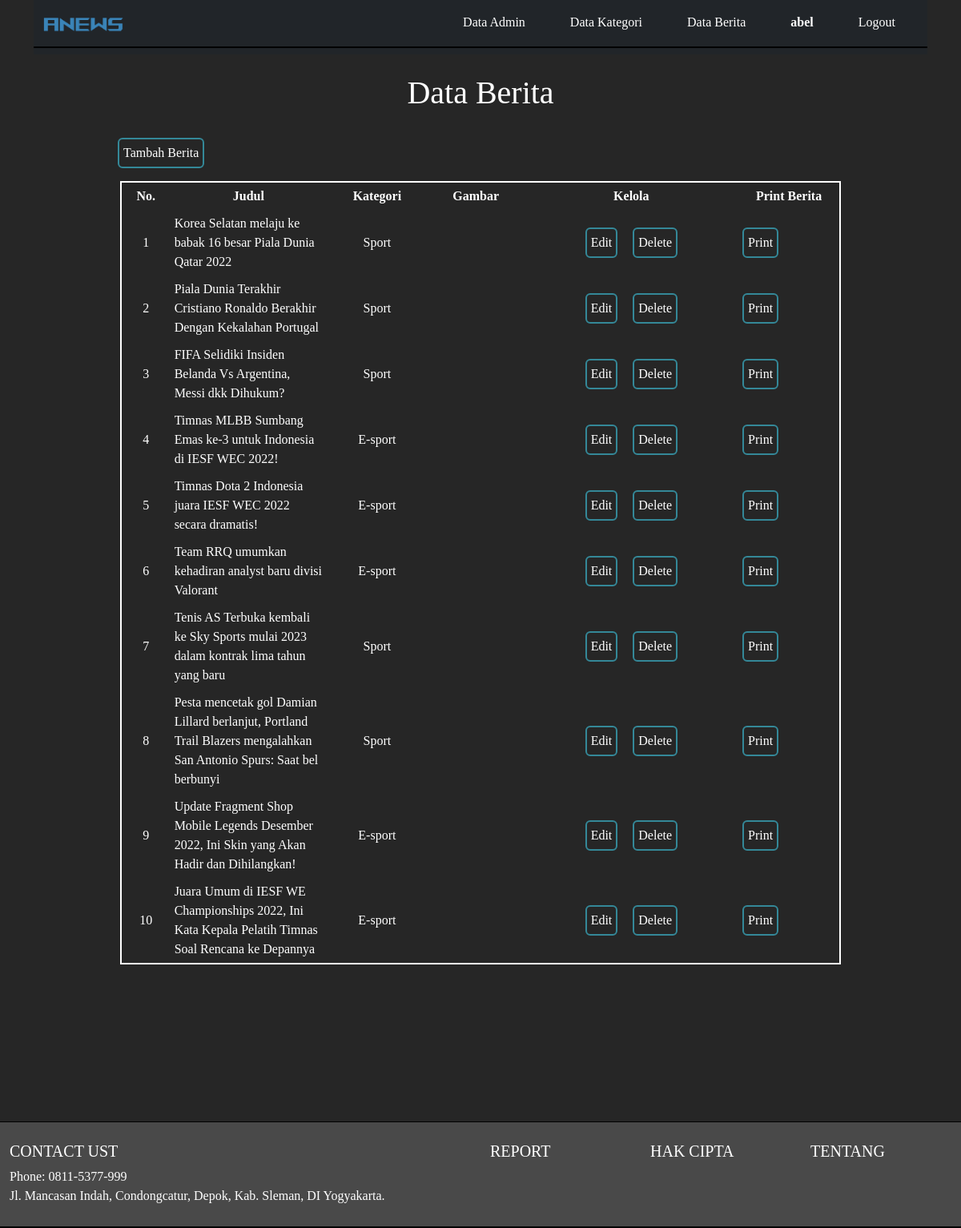
The app's page /admin/crudberita.php (signed in) with its own data.
### tables this page shows
CREATE TABLE `berita` (
  `id` int(11) NOT NULL,
  `judul` varchar(255) NOT NULL,
  `isi` varchar(5000) NOT NULL,
  `gambar` varchar(255) NOT NULL,
  `idKat` int(11) NOT NULL
);

CREATE TABLE `kategori` (
  `id` int(11) NOT NULL,
  `namaKategori` varchar(30) NOT NULL
);

### admin/crudberita.php (the view, shortened to what this page needs)
<!DOCTYPE html>
<html>
<head>
    <link href="https://cdn.jsdelivr.net/npm/bootstrap@5.2.2/dist/css/bootstrap.min.css" rel="stylesheet"
>
    <link rel="stylesheet" href="https://cdnjs.cloudflare.com/ajax/libs/font-awesome/6.2.0/css/all.min.css"
/>
</head>
<body>
    <?php
      include "header.php";
    ?>
    <br>
    <center><h1>Data Berita</h1></center>
    <br>
    <div class="container">
        <p style="margin-left: 105px;"><a href="addberita.php" style="color: #348898;"><button type="button">Tambah Berita</a></button></p>
        <table width="900" cellpadding="5" cellspacing="0" class="center">
            <tr>
                <th width="30"> No. </th>
                <th width="30"> Judul </th>
                <th width="30"> Kategori </th>
                <th width="50"> Gambar </th>
                <th width="150"> Kelola </th>
                <th width="50"> Print Berita </th>
            </tr>
            <?php
                include "config.php";
                $sql = "SELECT berita.judul, kategori.namaKategori, berita.gambar FROM berita JOIN kategori ON berita.idKat = kategori.id ORDER BY berita.id";
                $hasil = mysqli_query($config, $sql);
                $no = 1;
                while ($data = mysqli_fetch_array($hasil))
            {
                ?>
                <tr>
                    <td style="text-align: center"><?php echo $no ; ?></td>
                    <td><?php echo $data['judul'] ; ?></td>
                    <td style="text-align: center"><?php echo $data['namaKategori'] ; ?></td>
                    <td><?php echo $data['gambar'] ; ?></td>
                    <td align="center">
                        <a href="edberita.php?judul=<?php echo $data['judul'];?>" class="button" style="color: #348898;"><button type="button" style="margin-right: 15px;">Edit</a></button>
                        <a href="delberita.php?judul=<?php echo $data['judul'];?>" class="button" style="color: #348898;"><button type="button">Delete</a></button>
                    </td>
                    <td>
                        <a href="print.php" class="button" style="color: #348898;"><button type="button" style="margin-right: 15px;">Print</a></button>
                    </td>
                </tr>
                <?php
                $no++;
            }
          echo "</table>";
        ?>
        </div>
        <br>
            <?php include "footer.php";?>
</body>
</html>

### admin/crudberita.php (style rules this page uses)
body { font-family: Montserrat; background-color: #262626; color: white; }
a { text-decoration:none; color: white; }
.center { margin-left: auto; margin-right: auto; }
th { text-align: center; }
button { background-color: transparent; color: blue; border: 2px solid #348898; border-radius: 6px; padding: 5px; }
table { border: 2px solid white; }

### admin/header.php (style rules this page uses)
a { color: white !important; }

### records on screen
berita: judul "Korea Selatan melaju ke babak 16 besar Piala Dunia Qatar 2022", idKat.namaKategori "Sport"
berita: judul "Piala Dunia Terakhir Cristiano Ronaldo Berakhir Dengan Kekalahan Portugal", idKat.namaKategori "Sport"
berita: judul "FIFA Selidiki Insiden Belanda Vs Argentina, Messi dkk Dihukum?", idKat.namaKategori "Sport"
berita: judul "Timnas MLBB Sumbang Emas ke-3 untuk Indonesia di IESF WEC 2022!", idKat.namaKategori "E-sport"
berita: judul "Timnas Dota 2 Indonesia juara IESF WEC 2022 secara dramatis!", idKat.namaKategori "E-sport"
berita: judul "Team RRQ umumkan kehadiran analyst baru divisi Valorant", idKat.namaKategori "E-sport"
berita: judul "Tenis AS Terbuka kembali ke Sky Sports mulai 2023 dalam kontrak lima tahun yang baru", idKat.namaKategori "Sport"
berita: judul "Pesta mencetak gol Damian Lillard berlanjut, Portland Trail Blazers mengalahkan San Antonio Spurs: Saat bel berbunyi", idKat.namaKategori "Sport"
berita: judul "Update Fragment Shop Mobile Legends Desember 2022, Ini Skin yang Akan Hadir dan Dihilangkan!", idKat.namaKategori "E-sport"
berita: judul "Juara Umum di IESF WE Championships 2022, Ini Kata Kepala Pelatih Timnas Soal Rencana ke Depannya", idKat.namaKategori "E-sport"

### other values on screen
$_SESSION['username'] "abel"
